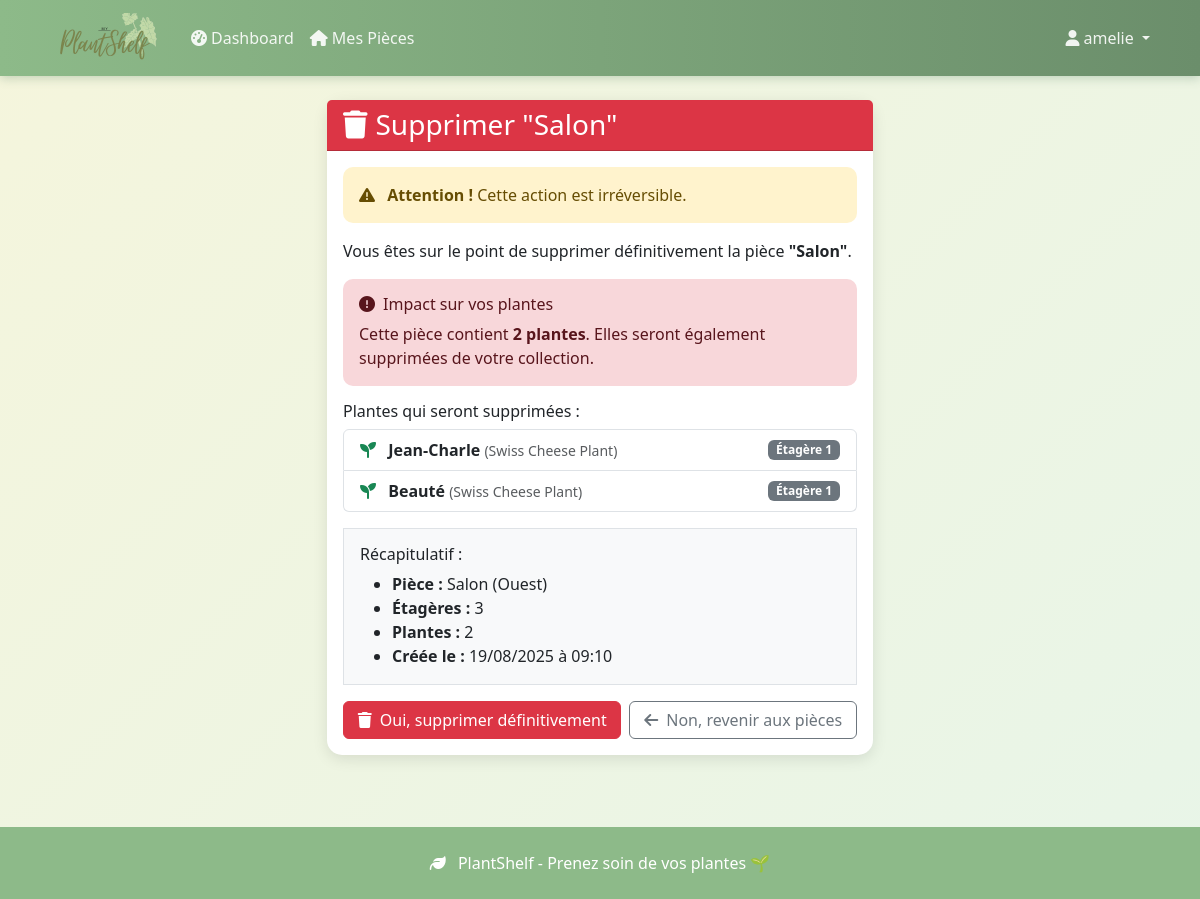
/pieces/1/supprimer/ (signed in), run on the app's committed database.
### plantes/models.py (models this page shows, shortened)
class Piece(models.Model):
    EXPOSITION_CHOICES = [
        ('nord', 'Nord'),
        ('sud', 'Sud'),
        ('est', 'Est'),
        ('ouest', 'Ouest'),
        ('nord_est', 'Nord-Est'),
        ('nord_ouest', 'Nord-Ouest'),
        ('sud_est', 'Sud-Est'),
        ('sud_ouest', 'Sud-Ouest'),
    ]
    user = models.ForeignKey(User, on_delete=models.CASCADE, related_name='pieces')
    nom = models.CharField(max_length=100)
    exposition = models.CharField(max_length=20, choices=EXPOSITION_CHOICES)
    description = models.TextField(blank=True, null=True)
    nombre_etageres = models.IntegerField(default=3, validators=[MinValueValidator(1), MaxValueValidator(10)])
    created_at = models.DateTimeField(auto_now_add=True)
    updated_at = models.DateTimeField(auto_now=True)
    class Meta:
        ordering = ['nom']
        unique_together = ['user', 'nom']  # Pas deux pièces avec le même nom pour un user
    @property
    def nombre_plantes(self):
        return self.plantes.count()

class PlantePossedee(models.Model):
    user = models.ForeignKey(User, on_delete=models.CASCADE, related_name='plantes')
    espece = models.ForeignKey(EspecePlante, on_delete=models.CASCADE, related_name='instances')
    piece = models.ForeignKey(Piece, on_delete=models.CASCADE, related_name='plantes')
    nom_personnalise = models.CharField(max_length=100, blank=True, null=True)
    etagere_numero = models.IntegerField(default=1, validators=[MinValueValidator(1), MaxValueValidator(10)])
    position_x = models.IntegerField(default=0)  # Position horizontale sur l'étagère
    derniere_fois_arrosee = models.DateTimeField(auto_now_add=True)
    notes = models.TextField(blank=True, null=True)
    created_at = models.DateTimeField(auto_now_add=True)
    class Meta:
        ordering = ['piece', 'etagere_numero', 'position_x']
    @property
    def nom_affiche(self):
        return self.nom_personnalise or self.espece.nom_commun

class EspecePlante(models.Model):
    EXPOSITION_CHOICES = [
        ('faible', 'Lumière faible'),
        ('indirecte', 'Lumière indirecte'),
        ('directe', 'Lumière directe'),
        ('variable', 'Variable'),
    ]
    nom_commun = models.CharField(max_length=100)
    nom_scientifique = models.CharField(max_length=100, blank=True, null=True)
    perenual_id = models.IntegerField(blank=True, null=True, unique=True)
    frequence_arrosage_jours = models.IntegerField(default=7, validators=[MinValueValidator(1), MaxValueValidator(365)])
    exposition_preferee = models.CharField(max_length=20, choices=EXPOSITION_CHOICES, default='indirecte')
    image_design = models.ImageField(upload_to='plantes_designs/', blank=True, null=True)
    couleur_pot = models.CharField(max_length=7, default="#8B4513")  # Couleur hex
    created_at = models.DateTimeField(auto_now_add=True)
    class Meta:
        ordering = ['nom_commun']

### plantes/views.py (the view)
# urls.py: path('pieces/<int:piece_id>/supprimer/', views.supprimer_piece, name='supprimer_piece'),
@login_required
def supprimer_piece(request, piece_id):
    piece = get_object_or_404(Piece, id=piece_id, user=request.user)
    if request.method == 'POST':
        nom_piece = piece.nom
        piece.delete()
        messages.success(request, f'Pièce "{nom_piece}" supprimée avec succès!')
        return redirect('mes_pieces')
    return render(request, 'plantes/supprimer_piece.html', {'piece': piece})

### plantes/templates/plantes/supprimer_piece.html (shortened to what this page needs)
{% extends 'base.html' %}
{% block content %}
<div class="row justify-content-center">
    <div class="col-lg-6">
        <div class="card border-danger">
            <div class="card-header bg-danger text-white">
                <h3 class="mb-0">
                    <i class="fas fa-trash me-2"></i>Supprimer "{{ piece.nom }}"
                </h3>
            </div>
            <div class="card-body">
                <div class="alert alert-warning">
                    <i class="fas fa-exclamation-triangle me-2"></i>
                    <strong>Attention !</strong> Cette action est irréversible.
                </div>
                <p>Vous êtes sur le point de supprimer définitivement la pièce <strong>"{{ piece.nom }}"</strong>.</p>
                {% if piece.nombre_plantes > 0 %}
                <div class="alert alert-danger">
                    <h6 class="alert-heading">
                        <i class="fas fa-exclamation-circle me-2"></i>Impact sur vos plantes
                    </h6>
                    <p class="mb-0">
                        Cette pièce contient <strong>{{ piece.nombre_plantes }} plante{{ piece.nombre_plantes|pluralize }}</strong>.
                        Elles seront également supprimées de votre collection.
                    </p>
                </div>
                <h6>Plantes qui seront supprimées :</h6>
                <ul class="list-group mb-3">
                    {% for plante in piece.plantes.all %}
                    <li class="list-group-item d-flex justify-content-between align-items-center">
                        <div>
                            <i class="fas fa-seedling me-2 text-success"></i>
                            <strong>{{ plante.nom_affiche }}</strong>
                            <small class="text-muted">({{ plante.espece.nom_commun }})</small>
                        </div>
                        <span class="badge bg-secondary">
                            Étagère {{ plante.etagere_numero }}
                        </span>
                    </li>
                    {% endfor %}
                </ul>
                {% endif %}
                <div class="border p-3 bg-light mb-3">
                    <h6>Récapitulatif :</h6>
                    <ul class="mb-0">
                        <li><strong>Pièce :</strong> {{ piece.nom }} ({{ piece.get_exposition_display }})</li>
                        <li><strong>Étagères :</strong> {{ piece.nombre_etageres }}</li>
                        <li><strong>Plantes :</strong> {{ piece.nombre_plantes }}</li>
                        <li><strong>Créée le :</strong> {{ piece.created_at|date:"d/m/Y à H:i" }}</li>
                    </ul>
                </div>
                <form method="post">
                    <div class="d-grid gap-2 d-md-flex">
                        <button type="submit" class="btn btn-danger flex-md-fill">
                            <i class="fas fa-trash me-2"></i>Oui, supprimer définitivement
                        </button>
                        <a href="{% url 'mes_pieces' %}" class="btn btn-outline-secondary flex-md-fill">
                            <i class="fas fa-arrow-left me-2"></i>Non, revenir aux pièces
                        </a>
                    </div>
                </form>
            </div>
        </div>
    </div>
</div>
{% endblock %}

### plantes/templates/base.html (shortened to what this page needs)
 {% load static %}
<!DOCTYPE html>
<html lang="fr">
<head>
    <link href="https://cdnjs.cloudflare.com/ajax/libs/bootstrap/5.3.0/css/bootstrap.min.css" rel="stylesheet">
    <link href="https://cdnjs.cloudflare.com/ajax/libs/font-awesome/6.4.0/css/all.min.css" rel="stylesheet">
</head>
<body class="d-flex flex-column">
    <nav class="navbar navbar-expand-lg">
        <div class="container">
            <a class="navbar-brand" href="{% url 'home' %}">
                <img id="logo" src="{% static 'images\logo.png' %}">
            </a>
            <div class="collapse navbar-collapse" id="navbarNav">
                <ul class="navbar-nav me-auto">
                    {% if user.is_authenticated %}
                        <li class="nav-item">
                            <a class="nav-link" href="{% url 'dashboard' %}">
                                <i class="fas fa-tachometer-alt me-1"></i>Dashboard
                            </a>
                        </li>
                        <li class="nav-item">
                            <a class="nav-link" href="{% url 'mes_pieces' %}">
                                <i class="fas fa-home me-1"></i>Mes Pièces
                            </a>
                        </li>
                    {% endif %}
                </ul>
                <ul class="navbar-nav">
                    {% if user.is_authenticated %}
                        <li class="nav-item dropdown">
                            <a class="nav-link dropdown-toggle" href="#" role="button" data-bs-toggle="dropdown">
                                <i class="fas fa-user me-1"></i>{{ user.username }}
                            </a>
                        </li>
                    {% endif %}
                </ul>
            </div>
        </div>
    </nav>
    <main class="container my-4 flex-grow-1">
        {% block content %}
        {% endblock %}
    </main>
    <footer class="py-4 mt-5">
        <div class="container text-center">
            <p class="mb-0">
                <i class="fas fa-leaf me-2"></i>
                PlantShelf - Prenez soin de vos plantes 🌱
            </p>
        </div>
    </footer>
</body>
</html>

### plantes/templates/base.html (style rules this page uses)
:root { --plant-green: #8dba89ff; --light-green: #a8d5ba; --earth-brown: #8b4513; --soft-beige: #f5f5dc; }
body { background: linear-gradient(135deg, var(--soft-beige) 0%, #e8f5e8 100%); min-height: 100vh; }
#logo { width: 125px; height: 50px; object-fit: cover; }
.navbar { background: linear-gradient(90deg, var(--plant-green) 0%, #6b8e6b 100%); box-shadow: 0 2px 10px rgba(74, 124, 89, 0.3); }
.navbar-brand { font-weight: bold; color: white !important; }
.navbar-nav .nav-link { color: rgba(255, 255, 255, 0.9) !important; transition: color 0.3s; }
.card { border: none; box-shadow: 0 4px 15px rgba(0, 0, 0, 0.1); border-radius: 15px; transition: transform 0.3s, box-shadow 0.3s; }
.alert { border-radius: 10px; border: none; }
footer { background: var(--plant-green); color: white; margin-top: auto; }

### data on the page
Piece: nom "Salon", nombre_plantes "2", exposition "Ouest", nombre_etageres "3", created_at "19/08/2025 à 09:10"
PlantePossedee: nom_affiche "Jean-Charle", espece.nom_commun "Swiss Cheese Plant", etagere_numero "1"
PlantePossedee: nom_affiche "Beauté", espece.nom_commun "Swiss Cheese Plant", etagere_numero "1"

### other printed values
{{ user.username }} "amelie"
